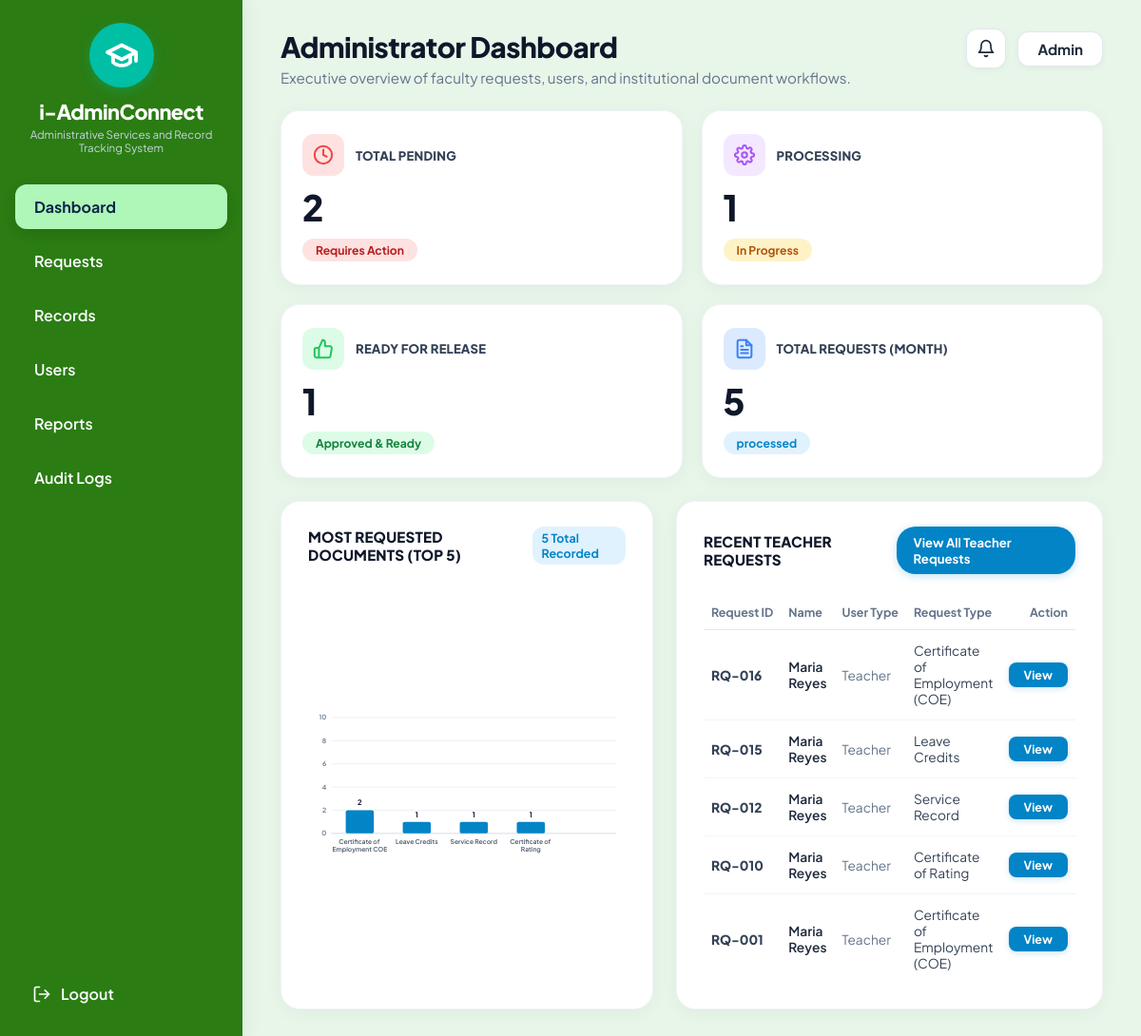
The app's page /dashboard.php (signed in) with its own data.
### tables this page shows
CREATE TABLE `request_types` (
  `id` int(11) NOT NULL AUTO_INCREMENT,
  `code` varchar(30) NOT NULL,
  `name` varchar(150) NOT NULL,
  `target_role` enum('student','teacher','both') NOT NULL,
  `requirements` text NOT NULL,
  `fee` decimal(10,2) DEFAULT 0.00,
  `is_free` tinyint(1) DEFAULT 1,
  PRIMARY KEY (`id`),
  UNIQUE KEY `code` (`code`)
);

CREATE TABLE `requests` (
  `id` int(11) NOT NULL AUTO_INCREMENT,
  `tracking_number` varchar(50) NOT NULL,
  `user_id` int(11) NOT NULL,
  `request_type_id` int(11) NOT NULL,
  `purpose` text NOT NULL,
  `additional_notes` text DEFAULT NULL,
  `attached_filename` varchar(255) DEFAULT NULL,
  `file_size_kb` varchar(50) DEFAULT NULL,
  `file_verified` tinyint(1) DEFAULT 1,
  `status` enum('Pending','Under Review','Processing','Ready for Release','Released','Returned for Revision','Rejected') NOT NULL DEFAULT 'Pending',
  `current_stage` int(11) NOT NULL DEFAULT 1,
  `stage1_time` varchar(100) DEFAULT NULL,
  `stage2_time` varchar(100) DEFAULT NULL,
  `stage3_time` varchar(100) DEFAULT NULL,
  `stage4_time` varchar(100) DEFAULT NULL,
  `remarks` text DEFAULT NULL,
  `created_at` timestamp NOT NULL DEFAULT current_timestamp(),
  `updated_at` timestamp NOT NULL DEFAULT current_timestamp() ON UPDATE current_timestamp(),
  PRIMARY KEY (`id`),
  UNIQUE KEY `tracking_number` (`tracking_number`),
  KEY `user_id` (`user_id`),
  KEY `request_type_id` (`request_type_id`),
  CONSTRAINT `fk_req_type` FOREIGN KEY (`request_type_id`) REFERENCES `request_types` (`id`),
  CONSTRAINT `fk_req_user` FOREIGN KEY (`user_id`) REFERENCES `users` (`id`) ON DELETE CASCADE
);

CREATE TABLE `users` (
  `id` int(11) NOT NULL AUTO_INCREMENT,
  `username` varchar(60) NOT NULL,
  `password` varchar(255) NOT NULL,
  `full_name` varchar(120) NOT NULL,
  `email` varchar(120) NOT NULL,
  `role` enum('student','teacher','admin') NOT NULL,
  `id_number` varchar(50) DEFAULT NULL,
  `department` varchar(100) DEFAULT NULL,
  `section` varchar(50) DEFAULT NULL,
  `year_level` varchar(50) DEFAULT NULL,
  `course` varchar(100) DEFAULT NULL,
  `status` enum('Active','Inactive','Dropped') NOT NULL DEFAULT 'Active',
  `created_at` timestamp NOT NULL DEFAULT current_timestamp(),
  PRIMARY KEY (`id`),
  UNIQUE KEY `username` (`username`),
  UNIQUE KEY `email` (`email`)
);

### includes/admin_overview_view.php (the view, shortened to what this page needs)
<?php
$stmt = $pdo->query("SELECT
    COUNT(r.id) as total_count,
    SUM(CASE WHEN r.status IN ('Pending', 'Under Review') THEN 1 ELSE 0 END) as pending_count,
    SUM(CASE WHEN r.status = 'Processing' THEN 1 ELSE 0 END) as processing_count,
    SUM(CASE WHEN r.status = 'Ready for Release' THEN 1 ELSE 0 END) as ready_count
    FROM requests r
    JOIN users u ON r.user_id = u.id
    WHERE u.role = 'teacher'");
$counts = $stmt->fetch();
$total_pending = (int)($counts['pending_count'] ?? 0);
$total_processing = (int)($counts['processing_count'] ?? 0);
$total_ready = (int)($counts['ready_count'] ?? 0);
$total_month = (int)($counts['total_count'] ?? 0);
$top_docs_stmt = $pdo->query("SELECT rt.id, rt.name, COUNT(r.id) as count
    FROM request_types rt
    LEFT JOIN requests r ON r.request_type_id = rt.id AND r.user_id IN (SELECT id FROM users WHERE role = 'teacher')
    WHERE rt.target_role IN ('teacher', 'both')
    GROUP BY rt.id
    ORDER BY count DESC, rt.id ASC
    LIMIT 5");
$top_docs = $top_docs_stmt->fetchAll(PDO::FETCH_ASSOC);
$max_val = 0;
foreach ($top_docs as $d) {
    if ((int)$d['count'] > $max_val) {
        $max_val = (int)$d['count'];
    }
}
if ($max_val <= 10) {
    $y_scale_max = 10;
} elseif ($max_val <= 50) {
    $y_scale_max = ceil($max_val / 10) * 10;
} else {
    $y_scale_max = ceil($max_val / 30) * 30;
}
$step = $y_scale_max / 5;
$stmt = $pdo->query("SELECT r.*, u.full_name as student_or_teacher_name, u.role as requester_role, rt.name as request_type_name
    FROM requests r
    JOIN users u ON r.user_id = u.id
    JOIN request_types rt ON r.request_type_id = rt.id
    WHERE u.role = 'teacher'
    ORDER BY r.id DESC LIMIT 5");
$recent_activity = $stmt->fetchAll();
?>
<div class="admin-dashboard-container">
  <div class="admin-kpi-grid">
    <div class="admin-kpi-card">
      <div class="kpi-header">
        <div class="kpi-icon-box red">
          <svg width="22" height="22" viewBox="0 0 24 24" fill="none" stroke="currentColor" stroke-width="2.2" stroke-linecap="round" stroke-linejoin="round">
            <circle cx="12" cy="12" r="10"></circle>
            <polyline points="12 6 12 12 16 14"></polyline>
          </svg>
        </div>
        <div class="kpi-label">TOTAL PENDING</div>
      </div>
      <div class="kpi-number"><?= $total_pending ?></div>
      <span class="kpi-pill red"><?= $total_pending > 0 ? 'Requires Action' : 'No Backlog' ?></span>
    </div>
    <div class="admin-kpi-card">
      <div class="kpi-header">
        <div class="kpi-icon-box purple">
        </div>
        <div class="kpi-label">PROCESSING</div>
      </div>
      <div class="kpi-number"><?= $total_processing ?></div>
      <span class="kpi-pill yellow"><?= $total_processing > 0 ? 'In Progress' : 'Idle Queue' ?></span>
    </div>
    <div class="admin-kpi-card">
      <div class="kpi-header">
        <div class="kpi-icon-box green">
          <svg width="22" height="22" viewBox="0 0 24 24" fill="none" stroke="currentColor" stroke-width="2.2" stroke-linecap="round" stroke-linejoin="round">
            <path d="M14 9V5a3 3 0 0 0-3-3l-4 9v11h11.28a2 2 0 0 0 2-1.7l1.38-9a2 2 0 0 0-2-2.3zM7 22H4a2 2 0 0 1-2-2v-7a2 2 0 0 1 2-2h3"></path>
          </svg>
        </div>
        <div class="kpi-label">READY FOR RELEASE</div>
      </div>
      <div class="kpi-number"><?= $total_ready ?></div>
      <span class="kpi-pill green">Approved &amp; Ready</span>
    </div>
    <div class="admin-kpi-card">
      <div class="kpi-header">
        <div class="kpi-icon-box blue">
        </div>
        <div class="kpi-label">TOTAL REQUESTS (MONTH)</div>
      </div>
      <div class="kpi-number"><?= $total_month ?></div>
      <span class="kpi-pill blue">processed</span>
    </div>
  </div>
  <div class="admin-main-grid">
    <div class="admin-card-panel">
      <div class="admin-card-header">
        <h2 class="admin-card-title">MOST REQUESTED DOCUMENTS (TOP 5)</h2>
        <?php if ($total_month > 0): ?>
          <span style="font-size: 0.78rem; font-weight: 700; color: #0284c7; background: #e0f2fe; padding: 4px 10px; border-radius: 12px;">
            <?= $total_month ?> Total Recorded
          </span>
        <?php else: ?>
          <span style="font-size: 0.78rem; font-weight: 700; color: #64748b; background: #f1f5f9; padding: 4px 10px; border-radius: 12px;">
            Awaiting Submissions
          </span>
        <?php endif; ?>
      </div>
      <div class="chart-wrapper">
        <svg viewBox="0 0 520 270" width="100%" height="100%" preserveAspectRatio="xMidYMid meet" style="font-family: inherit;">
          <?php
            $chart_baseline_y = 215;
            $chart_top_y = 25;
            $chart_height_range = $chart_baseline_y - $chart_top_y;
          ?>
          <?php for ($i = 5; $i >= 0; $i--):
            $y_val = round($step * $i);
            $y_pos = $chart_baseline_y - (($i / 5) * $chart_height_range);
            $is_base = ($i === 0);
          ?>
            <line x1="38" y1="<?= $y_pos ?>" x2="505" y2="<?= $y_pos ?>" stroke="<?= $is_base ? '#cbd5e1' : '#e2e8f0' ?>" stroke-width="<?= $is_base ? '1.2' : '1' ?>" />
            <text x="30" y="<?= $y_pos + 4 ?>" font-size="11" fill="#64748b" font-weight="600" text-anchor="end"><?= $y_val ?></text>
          <?php endfor; ?>
          <?php
            $slot_width = (505 - 38) / 5;
            $bar_width = 46;
            foreach ($top_docs as $idx => $doc):
              $cnt = (int)$doc['count'];
              $slot_center = 38 + ($idx * $slot_width) + ($slot_width / 2);
              $bar_x = $slot_center - ($bar_width / 2);
              $bar_h = ($y_scale_max > 0) ? round(($cnt / $y_scale_max) * $chart_height_range) : 0;
              if ($cnt > 0 && $bar_h < 4) $bar_h = 4;
              $bar_y = $chart_baseline_y - $bar_h;
              $short_name = $doc['name'];
              $words = explode(' ', $short_name);
              $line1 = $words[0] . (isset($words[1]) ? ' ' . $words[1] : '');
              $line2 = '';
              for ($w = 2; $w < count($words); $w++) {
                $line2 .= ($w > 2 ? ' ' : '') . $words[$w];
              }
              $line2 = str_replace(['(', ')'], '', $line2);
          ?>
            <?php if ($bar_h > 0): ?>
              <rect x="<?= $bar_x ?>" y="<?= $bar_y ?>" width="<?= $bar_width ?>" height="<?= $bar_h ?>" fill="#0284c7" rx="3" />
            <?php else: ?>
              <rect x="<?= $bar_x ?>" y="<?= $chart_baseline_y - 2 ?>" width="<?= $bar_width ?>" height="2" fill="#e2e8f0" rx="1" />
            <?php endif; ?>
            <text x="<?= $slot_center ?>" y="<?= $bar_y - 8 ?>" font-size="12" font-weight="700" fill="<?= $cnt > 0 ? '#0f172a' : '#94a3b8' ?>" text-anchor="middle"><?= $cnt ?></text>
            <text x="<?= $slot_center ?>" y="232" font-size="10.5" font-weight="600" fill="#475569" text-anchor="middle">
              <tspan x="<?= $slot_center ?>" dy="0"><?= htmlspecialchars($line1) ?></tspan>
              <?php if (!empty($line2)): ?>
                <tspan x="<?= $slot_center ?>" dy="13"><?= htmlspecialchars($line2) ?></tspan>
              <?php endif; ?>
            </text>
          <?php endforeach; ?>
        </svg>
      </div>
    </div>
    <div class="admin-card-panel">
      <div class="admin-card-header">
        <h2 class="admin-card-title">RECENT TEACHER REQUESTS</h2>
        <a href="manage_requests.php" class="btn-view-all-requests">View All Teacher Requests</a>
      </div>
      <div class="activity-table-wrapper">
        <table class="activity-table">
          <thead>
            <tr>
              <th>Request ID</th>
              <th>Name</th>
              <th>User Type</th>
              <th>Request Type</th>
              <th style="text-align: right;">Action</th>
            </tr>
          </thead>
          <tbody>
            <?php if (empty($recent_activity)): ?>
              <tr>
                <td colspan="5" style="text-align: center; color: #94a3b8; padding: 45px 20px;">
                  <div style="font-size: 2rem; margin-bottom: 8px;">📋</div>
                  <div style="font-weight: 700; color: #475569; font-size: 0.95rem;">No recent teacher requests found</div>
                  <div style="font-size: 0.82rem; color: #94a3b8; margin-top: 4px;">Faculty and teacher requests will automatically appear here in real-time.</div>
                </td>
              </tr>
            <?php else: ?>
              <?php foreach ($recent_activity as $act): ?>
                <tr>
                  <td class="activity-req-id"><?= htmlspecialchars($act['tracking_number']) ?></td>
                  <td style="font-weight: 600; color: #1e293b;"><?= htmlspecialchars($act['student_or_teacher_name']) ?></td>
                  <td style="color: #64748b;"><?= ucfirst($act['requester_role']) ?></td>
                  <td style="color: #334155;"><?= htmlspecialchars($act['request_type_name']) ?></td>
                  <td style="text-align: right;">
                    <a href="request_details.php?id=<?= $act['id'] ?>" class="btn-table-view">View</a>
                  </td>
                </tr>
              <?php endforeach; ?>
            <?php endif; ?>
          </tbody>
        </table>
      </div>
    </div>
  </div>
</div>

### includes/header.php (shortened to what this page needs)
<?php
$user_name = $_SESSION['full_name'] ?? 'User';
$user_role = $_SESSION['role'] ?? 'student';
$first_name = explode(' ', $user_name)[0];
?>
<!DOCTYPE html>
<html lang="en">
<head>
  <link rel="stylesheet" href="css/style.css?v=<?= filemtime(__DIR__ . '/../css/style.css') ?>">
</head>
<body>
<div id="app-container">
  <?php include __DIR__ . '/sidebar.php'; ?>
  <main class="main-content">
    <header class="app-header">
      <div style="display: flex; align-items: flex-start; gap: 14px;">
        <div class="header-greeting">
          <?php if (isset($page_title_custom)): ?>
            <?= $page_title_custom ?>
          <?php elseif ($user_role === 'admin'): ?>
            <h1>Administrator Dashboard</h1>
            <p>Executive overview of faculty requests, users, and institutional document workflows.</p>
          <?php elseif ($user_role === 'registrar'): ?>
            <h1>Registrar Dashboard</h1>
            <p>Operational hub for student document requests, verification, and records release.</p>
          <?php elseif ($user_role === 'teacher'): ?>
            <h1>Welcome, <?= htmlspecialchars($first_name) ?>!</h1>
            <p>Manage your faculty requests and track administrative approvals.</p>
          <?php else: ?>
            <h1>Welcome, <?= htmlspecialchars($first_name) ?>!</h1>
            <p>Manage your administrative requests and track their status.</p>
          <?php endif; ?>
        </div>
      </div>
      <div class="header-actions">
        <div class="bell-btn" onclick="window.location.href='notifications.php'" title="View Notifications">
          <svg width="20" height="20" viewBox="0 0 24 24" fill="none" stroke="#1e293b" stroke-width="2" stroke-linecap="round" stroke-linejoin="round">
            <path d="M18 8A6 6 0 0 0 6 8c0 7-3 9-3 9h18s-3-2-3-9"></path>
            <path d="M13.73 21a2 2 0 0 1-3.46 0"></path>
          </svg>
        </div>
        <div class="badge-role">
          <?= ucfirst($user_role) ?>
        </div>
      </div>
    </header>
    <div id="view-body">

### includes/sidebar.php (shortened to what this page needs)
<?php
$current_page = basename($_SERVER['PHP_SELF']);
$role = $_SESSION['role'] ?? 'student';
?>
<aside class="sidebar" id="appSidebar">
  <div class="sidebar-logo-container">
    <div class="sidebar-logo-circle">
      <svg width="36" height="36" viewBox="0 0 24 24" fill="none" stroke="#ffffff" stroke-width="2.5" stroke-linecap="round" stroke-linejoin="round">
        <path d="M22 10v6M2 10l10-5 10 5-10 5z"/>
        <path d="M6 12v5c3 3 9 3 12 0v-5"/>
      </svg>
    </div>
    <div class="sidebar-brand-name">i-AdminConnect</div>
    <div class="sidebar-brand-desc">Administrative Services and Record Tracking System</div>
  </div>
  <nav class="sidebar-nav">
    <?php if ($role === 'admin'): ?>
      <a href="dashboard.php" class="nav-item <?= $current_page === 'dashboard.php' ? 'active' : '' ?>">
        <span>Dashboard</span>
      </a>
      <a href="manage_requests.php" class="nav-item <?= in_array($current_page, ['manage_requests.php', 'request_details.php']) ? 'active' : '' ?>">
        <span>Requests</span>
      </a>
      <a href="records.php" class="nav-item <?= $current_page === 'records.php' ? 'active' : '' ?>">
        <span>Records</span>
      </a>
      <a href="users.php" class="nav-item <?= $current_page === 'users.php' ? 'active' : '' ?>">
        <span>Users</span>
      </a>
      <a href="reports.php" class="nav-item <?= $current_page === 'reports.php' ? 'active' : '' ?>">
        <span>Reports</span>
      </a>
      <a href="audit_logs.php" class="nav-item <?= $current_page === 'audit_logs.php' ? 'active' : '' ?>">
        <span>Audit Logs</span>
      </a>
    <?php endif; ?>
  </nav>
  <div class="sidebar-footer">
    <a href="logout.php" class="logout-btn" style="text-decoration: none;">
      <svg width="20" height="20" viewBox="0 0 24 24" fill="none" stroke="currentColor" stroke-width="2" stroke-linecap="round" stroke-linejoin="round">
        <path d="M9 21H5a2 2 0 0 1-2-2V5a2 2 0 0 1 2-2h4"></path>
        <polyline points="16 17 21 12 16 7"></polyline>
        <line x1="21" y1="12" x2="9" y2="12"></line>
      </svg>
      <span>Logout</span>
    </a>
  </div>
</aside>

### dashboard.php (shortened to what this page needs)
<?php
require_once __DIR__ . '/includes/header.php';
if ($user_role === 'admin') {
    include __DIR__ . '/includes/admin_overview_view.php';
    include __DIR__ . '/includes/footer.php';
    exit();
}
?>
<?php include __DIR__ . '/includes/footer.php'; ?>

### includes/footer.php (shortened to what this page needs)
    </div>
  </main>
</div>
</body>
</html>

### records on screen
request_types: cnt "2", name "Certificate of", line2 "Employment COE"
request_types: cnt "1", name "Leave Credits"
request_types: cnt "1", name "Service Record"
request_types: cnt "1", name "Certificate of", line2 "Rating"
requests: tracking_number "RQ-016", user.full_name "Maria Reyes", user.role "Teacher", request_type.name "Certificate of Employment (COE)"
requests: tracking_number "RQ-015", user.full_name "Maria Reyes", user.role "Teacher", request_type.name "Leave Credits"
requests: tracking_number "RQ-012", user.full_name "Maria Reyes", user.role "Teacher", request_type.name "Service Record"
requests: tracking_number "RQ-010", user.full_name "Maria Reyes", user.role "Teacher", request_type.name "Certificate of Rating"
requests: tracking_number "RQ-001", user.full_name "Maria Reyes", user.role "Teacher", request_type.name "Certificate of Employment (COE)"

### other values on screen
$user_role "Admin"
$total_pending "2"
$total_processing "1"
$total_ready "1"
$total_month "5"
$y_val "10"
$y_val "8"
$y_val "6"
$y_val "4"
$y_val "2"
$y_val "0"
